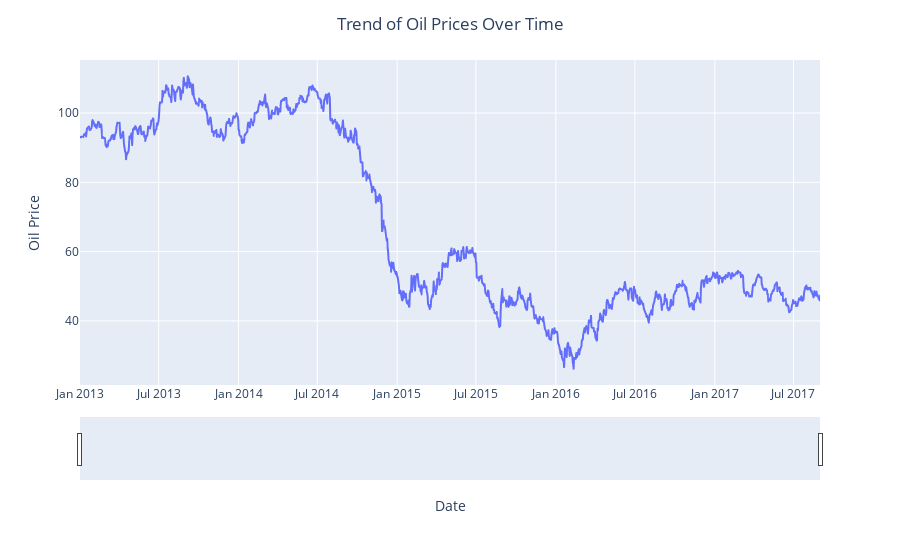

Source (notebook cell):
### Code cell
# Visualizing the 'dcoilwtico' column to confirm proper handling of Missing Values
fig = px.line(oil_df, x='date', y='dcoilwtico')
fig.update_layout(title='Trend of Oil Prices Over Time', title_x=0.5, xaxis_title='Date', yaxis_title='Oil Price')
fig.update_xaxes(rangeslider_visible=True)
fig.show()

### Figure 1 — Plotly figure (JSON) as saved in the notebook; plotly's stock layout.template omitted (floating-point values rounded to 4 significant figures; data arrays with more than 128 entries replaced by an {"elided": "..."} marker saying what was removed)
{"data": [{"hovertemplate": "date=%{x}<br>dcoilwtico=%{y}<extra></extra>", "legendgroup": "", "line": {"color": "#636efa", "dash": "solid"}, "marker": {"symbol": "circle"}, "mode": "lines", "name": "", "showlegend": false, "type": "scattergl", "x": {"elided": "1218 str values"}, "xaxis": "x", "y": {"elided": "1218 float values"}, "yaxis": "y"}], "layout": {"legend": {"tracegroupgap": 0}, "margin": {"t": 60}, "title": {"text": "Trend of Oil Prices Over Time", "x": 0.5}, "xaxis": {"anchor": "y", "domain": [0, 1], "rangeslider": {"visible": true}, "title": {"text": "Date"}}, "yaxis": {"anchor": "x", "domain": [0, 1], "title": {"text": "Oil Price"}}}}
